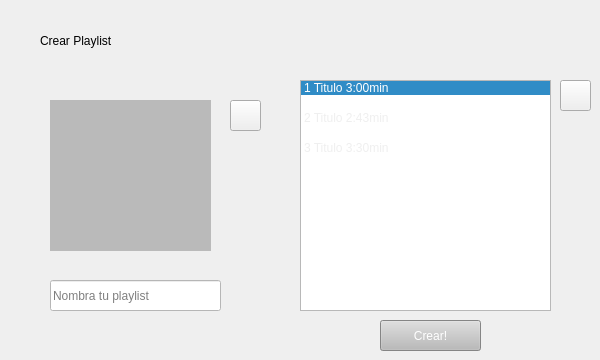
          <widget class="QWidget" name="page_2">
           <widget class="QLabel" name="label_8">
            <property name="geometry">
             <rect>
              <x>50</x>
              <y>100</y>
              <width>161</width>
              <height>151</height>
             </rect>
            </property>
            <property name="autoFillBackground">
             <bool>false</bool>
            </property>
            <property name="styleSheet">
             <string notr="true">background-color: rgb(186, 186, 186);</string>
            </property>
            <property name="text">
             <string/>
            </property>
            <property name="scaledContents">
             <bool>true</bool>
            </property>
           </widget>
           <widget class="QLineEdit" name="lineEdit_2">
            <property name="geometry">
             <rect>
              <x>50</x>
              <y>280</y>
              <width>171</width>
              <height>31</height>
             </rect>
            </property>
            <property name="styleSheet">
             <string notr="true">background-color: rgb(255, 255, 255);</string>
            </property>
            <property name="placeholderText">
             <string>Nombra tu playlist</string>
            </property>
           </widget>
           <widget class="QToolButton" name="toolButton_upload">
            <property name="geometry">
             <rect>
              <x>230</x>
              <y>100</y>
              <width>31</width>
              <height>31</height>
             </rect>
            </property>
            <property name="text">
             <string/>
            </property>
           </widget>
           <widget class="QLabel" name="label_9">
            <property name="geometry">
             <rect>
              <x>40</x>
              <y>30</y>
              <width>231</width>
              <height>21</height>
             </rect>
            </property>
            <property name="text">
             <string>Crear Playlist</string>
            </property>
           </widget>
           <widget class="QListWidget" name="listWidget_2">
            <property name="geometry">
             <rect>
              <x>300</x>
              <y>80</y>
              <width>251</width>
              <height>231</height>
             </rect>
            </property>
            <property name="styleSheet">
             <string notr="true">color: rgb(239, 239, 239);</string>
            </property>
            <property name="showDropIndicator" stdset="0">
             <bool>true</bool>
            </property>
            <property name="movement">
             <enum>QListView::Movement::Static</enum>
            </property>
            <property name="flow">
             <enum>QListView::Flow::TopToBottom</enum>
            </property>
            <property name="isWrapping" stdset="0">
             <bool>false</bool>
            </property>
            <property name="resizeMode">
             <enum>QListView::ResizeMode::Fixed</enum>
            </property>
            <property name="layoutMode">
             <enum>QListView::LayoutMode::SinglePass</enum>
            </property>
            <property name="spacing">
             <number>0</number>
            </property>
            <property name="gridSize">
             <size>
              <width>0</width>
              <height>30</height>
             </size>
            </property>
            <property name="viewMode">
             <enum>QListView::ViewMode::ListMode</enum>
            </property>
            <property name="uniformItemSizes">
             <bool>true</bool>
            </property>
            <property name="batchSize">
             <number>100</number>
            </property>
            <property name="wordWrap">
             <bool>false</bool>
            </property>
            <property name="selectionRectVisible">
             <bool>false</bool>
            </property>
            <property name="itemAlignment">
             <set>Qt::AlignmentFlag::AlignLeading</set>
            </property>
            <property name="currentRow">
             <number>0</number>
            </property>
            <property name="sortingEnabled">
             <bool>false</bool>
            </property>
            <item>
             <property name="text">
              <string>1 Titulo 3:00min</string>
             </property>
            </item>
            <item>
             <property name="text">
              <string>2 Titulo 2:43min</string>
             </property>
            </item>
            <item>
             <property name="text">
              <string>3 Titulo 3:30min</string>
             </property>
            </item>
           </widget>
           <widget class="QToolButton" name="toolButton_addSong">
            <property name="geometry">
             <rect>
              <x>560</x>
              <y>80</y>
              <width>31</width>
              <height>31</height>
             </rect>
            </property>
            <property name="text">
             <string/>
            </property>
           </widget>
           <widget class="QToolButton" name="toolButton_upload_3">
            <property name="geometry">
             <rect>
              <x>380</x>
              <y>320</y>
              <width>101</width>
              <height>31</height>
             </rect>
            </property>
            <property name="styleSheet">
             <string notr="true">color: rgb(255, 255, 255);
background-color: rgb(186, 186, 186);</string>
            </property>
            <property name="text">
             <string>Crear!</string>
            </property>
           </widget>
          </widget>
